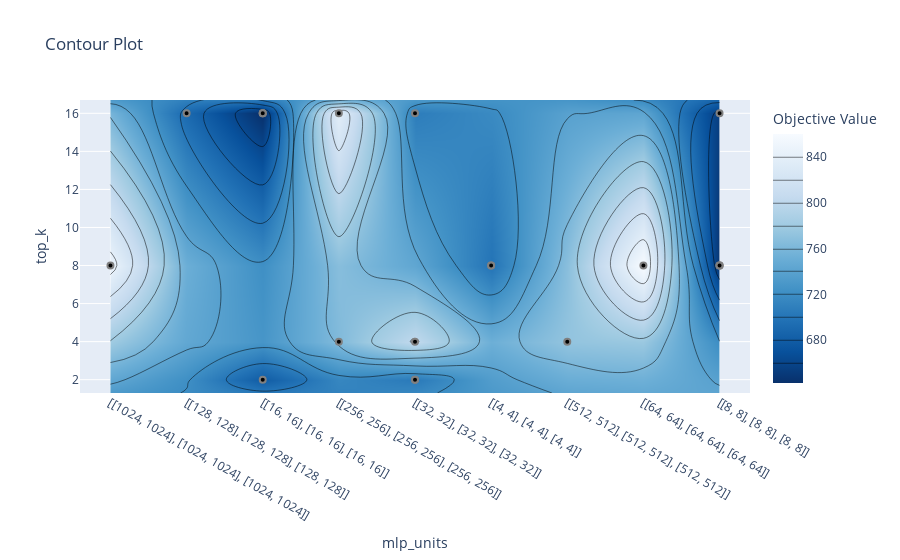

Notebook code cell kept with this figure:
### Code cell
study = optuna.load_study(
        study_name="nbeatsMoe_m3_18",
        storage="sqlite:///c:/Users/ricar/mixture_of_experts_time_series/db/study.db",
    )

# plot_optimization_history(study)
# plot_param_importances(study)
# print best params
print(study.best_params)
# plot_rank(study, params=["nr_experts", "top_k"])
plot_timeline(study)
plot_contour(study, params=["nr_experts", "top_k"])
plot_contour(study, params=["nr_experts", "mlp_units"])
plot_contour(study, params=["top_k", "mlp_units"])
# plot_slice(study, params=["nr_experts", "top_k", "mlp_units"])

### Figure 1 — Plotly figure (JSON) as saved in the notebook; plotly's stock layout.template omitted (floating-point values rounded to 4 significant figures)
{"data": [{"colorbar": {"title": {"text": "Objective Value"}}, "colorscale": [[0, "rgb(247,251,255)"], [0.125, "rgb(222,235,247)"], [0.25, "rgb(198,219,239)"], [0.375, "rgb(158,202,225)"], [0.5, "rgb(107,174,214)"], [0.625, "rgb(66,146,198)"], [0.75, "rgb(33,113,181)"], [0.875, "rgb(8,81,156)"], [1, "rgb(8,48,107)"]], "connectgaps": true, "contours": {"coloring": "heatmap"}, "hoverinfo": "none", "line": {"smoothing": 1.3}, "reversescale": true, "type": "contour", "x": ["[[1024, 1024], [1024, 1024], [1024, 1024]]", "[[128, 128], [128, 128], [128, 128]]", "[[16, 16], [16, 16], [16, 16]]", "[[256, 256], [256, 256], [256, 256]]", "[[32, 32], [32, 32], [32, 32]]", "[[4, 4], [4, 4], [4, 4]]", "[[512, 512], [512, 512], [512, 512]]", "[[64, 64], [64, 64], [64, 64]]", "[[8, 8], [8, 8], [8, 8]]"], "y": [1.3, 2, 4, 8, 16, 16.7], "z": [[NaN, NaN, NaN, NaN, NaN, NaN, NaN, NaN, NaN], [NaN, NaN, 679.8, NaN, 704.5, NaN, NaN, NaN, NaN], [NaN, NaN, NaN, 762.9, 802.5, NaN, 772.6, NaN, NaN], [848.1, NaN, NaN, NaN, NaN, 699.6, NaN, 859.9, 646.3], [NaN, 691.1, 642.7, 837.4, 706.9, NaN, NaN, NaN, 653.7], [NaN, NaN, NaN, NaN, NaN, NaN, NaN, NaN, NaN]]}, {"marker": {"color": "black", "line": {"color": "Gray", "width": 2}}, "mode": "markers", "name": "Feasible Trial", "showlegend": false, "type": "scatter", "x": ["[[512, 512], [512, 512], [512, 512]]", "[[8, 8], [8, 8], [8, 8]]", "[[32, 32], [32, 32], [32, 32]]", "[[64, 64], [64, 64], [64, 64]]", "[[32, 32], [32, 32], [32, 32]]", "[[32, 32], [32, 32], [32, 32]]", "[[4, 4], [4, 4], [4, 4]]", "[[16, 16], [16, 16], [16, 16]]", "[[16, 16], [16, 16], [16, 16]]", "[[32, 32], [32, 32], [32, 32]]", "[[8, 8], [8, 8], [8, 8]]", "[[16, 16], [16, 16], [16, 16]]", "[[8, 8], [8, 8], [8, 8]]", "[[128, 128], [128, 128], [128, 128]]", "[[1024, 1024], [1024, 1024], [1024, 1024]]", "[[8, 8], [8, 8], [8, 8]]", "[[256, 256], [256, 256], [256, 256]]", "[[16, 16], [16, 16], [16, 16]]", "[[256, 256], [256, 256], [256, 256]]", "[[4, 4], [4, 4], [4, 4]]"], "y": [4, 8, 16, 8, 2, 2, 8, 16, 16, 4, 8, 16, 8, 16, 8, 16, 4, 2, 16, 8]}, {"marker": {"color": "#cccccc", "line": {"color": "Gray", "width": 2}}, "mode": "markers", "name": "Infeasible Trial", "showlegend": false, "type": "scatter", "x": [], "y": []}], "layout": {"title": {"text": "Contour Plot"}, "xaxis": {"range": [-0.4, 8.4], "title": {"text": "mlp_units"}, "type": "category"}, "yaxis": {"range": [1.3, 16.7], "title": {"text": "top_k"}}}}
